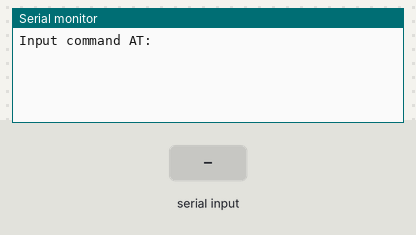
A sketch run on a simulated Arduino Uno, built with avr-gcc and run on an emulated ATmega328P. Parts: the last lines printed to the serial monitor. The test bench sets the inputs (shaded band).

Above: at 1.2 s.
1.3 s: "1" received over the second serial link
At 2.0 s:
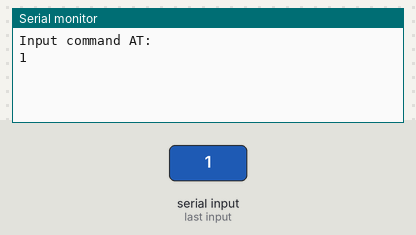
2.8 s: "0" received over the second serial link
At 3.2 s:
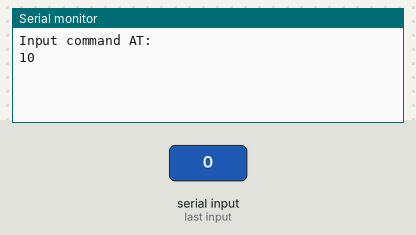

The sketch:

HC05BluetoothTest.ino
```cpp
#include <SoftwareSerial.h>
SoftwareSerial module_bluetooth(2, 3); // pin RX | TX
// using pin 0,1 for RX and TX resulting in stk500 error
void setup() {
  Serial.begin(9600);
  Serial.println("Input command AT:");
  module_bluetooth.begin(38400);
}

void loop() {
  if (module_bluetooth.available())
  Serial.write(module_bluetooth.read());
  if (Serial.available())
  module_bluetooth.write(Serial.read());
}
```

Measured:
- after the input at 1.3 s, the serial monitor: prints a new line at once (image 1)
- after the input at 2.8 s, the serial monitor: prints a new line at once (image 2)
